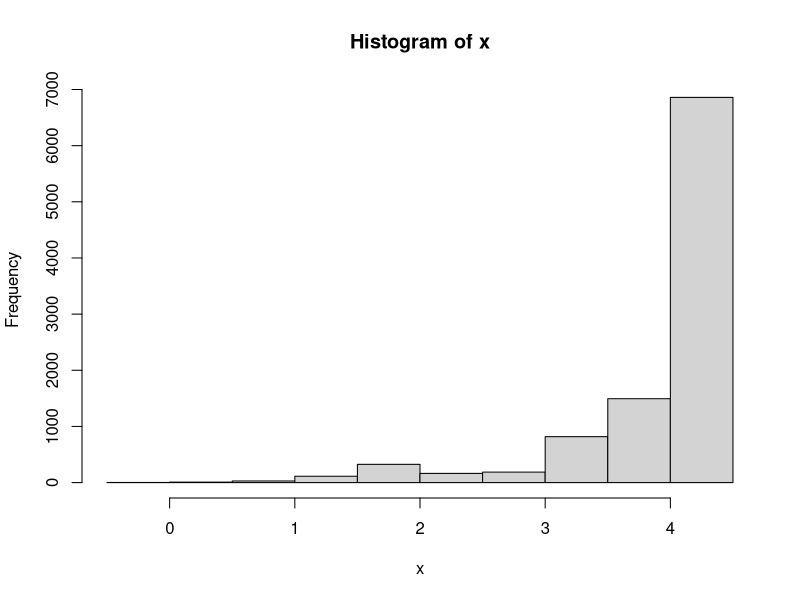
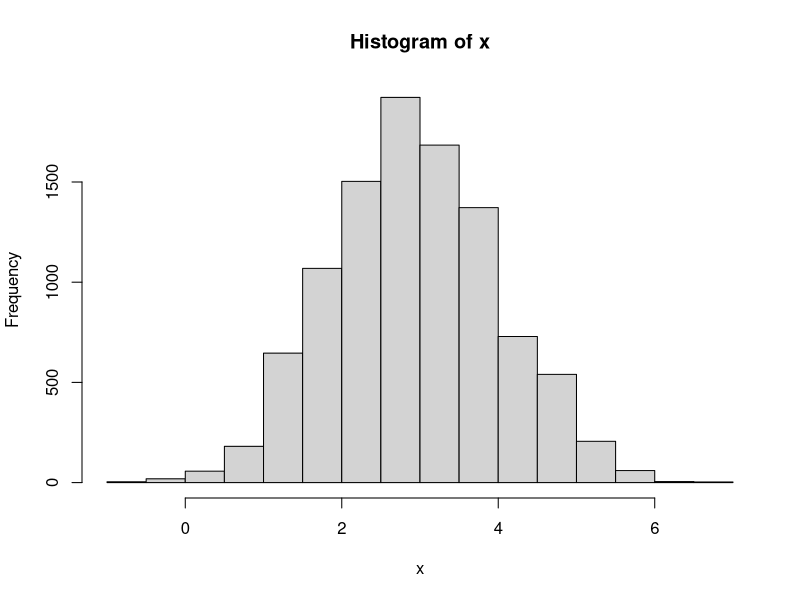

Reproduce these figures in R, in order.
# We want a MH chain that jumps all over the space a lot
# One that does not stay in one place a lot



# target is normal(3,1) <- f
# have candidate normal(1,1) <- g

x <- c() # initiate chain
x[1] <- 1 # starting point

for (i in c(2:10000)){
  y <- rnorm(1) # generate y
  u <- runif(1) # generate a probability in (0, 1)
  r <- dnorm(y, 3, 1)/dnorm(x[i-1], 3, 1)*dnorm(x[i-1])/dnorm(y) # compute MH ratio
  x[i] <- x[i-1]
  if (u < r){ x[i] <- y } # change according to probability of MH ratio
}
mean(x)
hist(x) # not too similar to normal(3,1)



# target is normal(3,1) <- f
# have candidate t dist with 3 df <- g

x <- c() # initiate chain
x[1] <- 1 # starting point

for (i in c(2:10000)){
  y <- rt(1, 3) # generate y
  u <- runif(1) # generate a probability in (0, 1)
  r <- dnorm(y, 3, 1)/dnorm(x[i-1], 3, 1)*dt(x[i-1], 3)/dt(y, 3) # compute MH ratio
  x[i] <- x[i-1] 
  if (u < r){ x[i] <- y } # change according to probability of MH ratio
}
mean(x)
hist(x) # similar to normal(3,1)